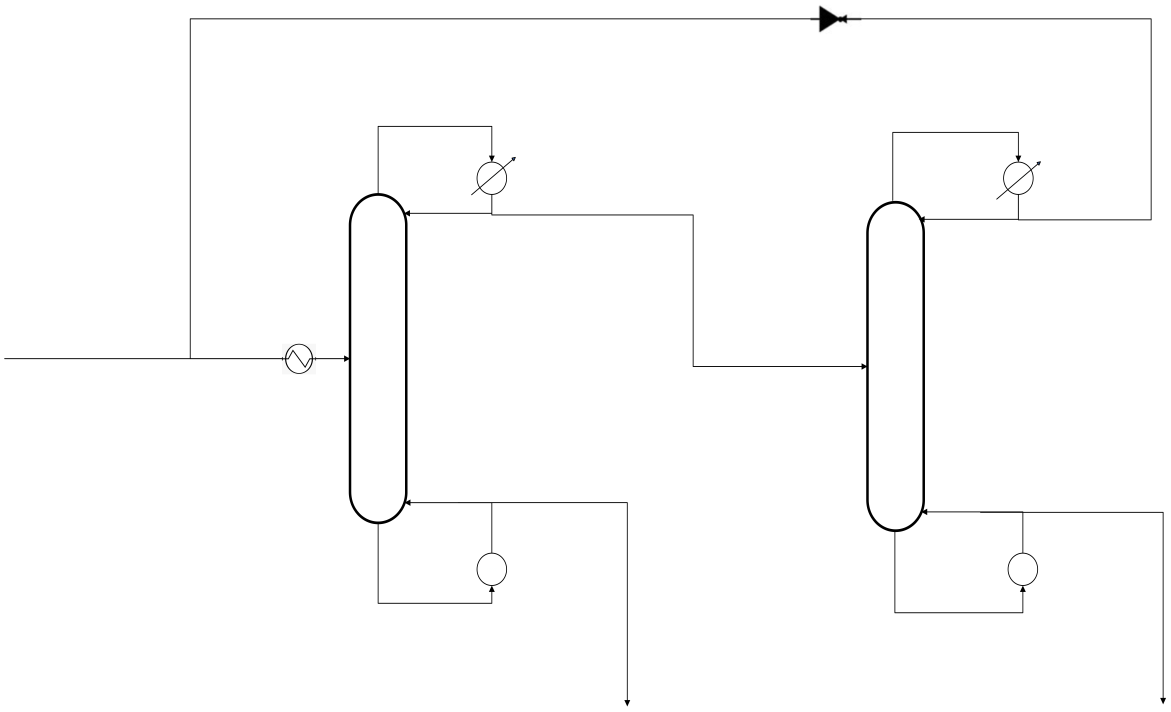
#> input picture img/ProcessDiagram.png, 8192 x 4978 px (shown at 1/7 size)
$ python main.py
#> lines starting #> are read from the running program, lines starting #| are printed output that depends on the picture
### NumericalMethods/NumericalMetods.py
from typing import List
import numpy as np
import matplotlib.pyplot as plt

class NumericalMethods:

    @staticmethod
    def getPolynomialIntercept(p1 : List[float], p2 : List[float]):# -> tuple(float,float):

        if(len(p2)<len(p1)):
            poly = p1
            add = p2
        else:
            poly = p2
            add = p1

        add, poly = add[::-1], poly[::-1]
        for i in range(len(add)):
            poly[i] -= add[i]

        poly = poly[::-1]

        r = np.roots(poly)
        realRoots = r.real[abs(r.imag)<1e-3]
        for i in realRoots:
            if(0.01 < i and i < 0.99):
                return i, np.polyval(p1, i)
        raise Exception(f"No Valid Intersection Between Polynomials {p1} and {p2}")

    # [15 lines left out: function staircaseDataAzeotrope, not called in this run]

    @staticmethod
    def staircaseData1atm(q, zf, R, VLELine : List[float], xd, xb, iterations):# -> tuple(int,List[List[float]],List[List[float]]):
        if(iterations>5):
            raise Exception("Non Convering 1atm Column Parameters")
        qLine = NumericalMethods.qLinePolynomial(q, zf)
        oLine = NumericalMethods.operatingLinePolynomial(R, xd)
        if(qLine == None or oLine == None):
            raise Exception("Invalide qLine or oLine")
        sLine = NumericalMethods.strippingLinePolynomial(qLine, oLine, xb)
        if(sLine == None):
            raise Exception("Invalid sLine based on qLine and oLine")
        xi, yi = NumericalMethods.getPolynomialIntercept(sLine, oLine)
        if(yi > np.polyval(VLELine, xi)):
            raise Exception("1atm Pinch Point Above VLE Line")
        data : List[List[float]]= []
        x, y = xb, xb
        steps = 0
        while(x < xd):
            data.append([x,y])
            y = np.polyval(VLELine,x)
            data.append([x,y])
            if(y>=yi): #in operating section now
                x,y = NumericalMethods.getPolynomialIntercept([y],oLine)
            else: #in stripping
                x,y = NumericalMethods.getPolynomialIntercept([y], sLine)
            steps +=1

        data.append([y,y])

        if(data[-1][1] > xd+0.02):
            # print("is " + str(data[-1][1]) + " but should be " + str(xd))
            return NumericalMethods.staircaseData1atm(q, zf, R, VLELine, 0.5 * (xd + data[-1][1]), xb, iterations + 1)
        elif(data[-1][1] < xd-0.02):
            # print("is " + str(data[-1][1]) + "but should be " + str(xd))
            return NumericalMethods.staircaseData1atm(q, zf, R, VLELine, 0.5 * (xd + data[-1][1]), xb, iterations+1)
        else:
            # print("is " + str(data[-1][1]) + " but should be " + str(xd) + " : Done")
            lines = [qLine, oLine, sLine]
            if(data[-1][0] > xd+0.01):
                data.pop()
                data.pop()
            return steps, data, lines
    @staticmethod
    def staircaseData10atm(q, zf, R, VLELine, xd, xb, iterations):
        if(iterations>5):
            raise Exception("Non Convering 10atm Column Parameters")
        qLine = NumericalMethods.qLinePolynomial(q, zf)
        oLine = NumericalMethods.operatingLinePolynomial(R, xd)
        if(qLine == None or oLine == None):
            raise Exception("Invalide qLine or oLine")
        sLine = NumericalMethods.strippingLinePolynomial(qLine, oLine, xb)
        if(sLine == None):
            raise Exception("Invalid sLine based on qLine and oLine")
        xi, yi = NumericalMethods.getPolynomialIntercept(sLine, oLine)
        if(yi < np.polyval(VLELine, yi)):
            raise Exception("10atm Pinch Point Below VLE Line")
        data : List[List[float]] = []
        x, y = xb, xb
        steps = 0
        while(x > xd):
            data.append([x,y])
            y = np.polyval(VLELine,x)
            data.append([x,y])
            if(y<=yi): #in operating section now
                x,y = NumericalMethods.getPolynomialIntercept([y],oLine)
            else: #in stripping
                x,y = NumericalMethods.getPolynomialIntercept([y], sLine)
            steps +=1

        data.append([y,y])

        if(data[-1][1] > xd+0.02):
            # print("is " + str(data[-1][1]) + " but should be " + str(xd))
            return NumericalMethods.staircaseData10atm(q, zf, R, VLELine, 0.5 * (xd + data[-1][1]), xb, iterations+1)
        elif(data[-1][1] < xd-0.02):
            # print("is " + str(data[-1][1]) + "but should be " + str(xd))
            return NumericalMethods.staircaseData10atm(q, zf, R, VLELine, 0.5 * (xd + data[-1][1]), xb, iterations+1)
        else:
            # print("is " + str(data[-1][1]) + " but should be " + str(xd) + " : Done")
            lines = [qLine, oLine, sLine]

            return steps, data, lines

    def qLinePolynomial(q, zf) -> List[float]:
        if q == 1:
            q=0.999
        return [(q)/(q-1),(-zf)/(q-1)]

    def operatingLinePolynomial(refluxRatio, xd) -> List[float]:
        return [(refluxRatio)/(refluxRatio+1),(xd)/(refluxRatio+1)]

    def strippingLinePolynomial(qLine : List[float], oLine : List[float], xb) -> List[float]:
        x1, y1 = xb, xb
        x2, y2 = NumericalMethods.getPolynomialIntercept(qLine, oLine)
        if(x2==None or y2 ==None):
            raise Exception("No Valid Intersection Bewteen the qLine and Operating Line")
        m = (y2-y1)/(x2-x1)
        b = xb - (m*xb)
        return [m,b]

    # [5 lines left out: function isValidIntersection, not called in this run]

### main.py
import numpy as np
import matplotlib.pyplot as plt
from util.NumericalMetods import NumericalMethods
from util.ReactorConstants import ReactorConstants
from PIL import Image
import time

if(__name__ == '__main__'):
    ##########################################
    ##               Step Zero              ##
    ##########################################

    #Recycle Feed Rate + Composition Initial Conditions
    start_time = time.time()
    converged = False
    RecycleFeed = 0
    Recycle_zTHF = 0.3
    Recycle_zMEOH = 0.7

    #VLE Data & Other Constants
    AzeotropeLine = ReactorConstants.azeotrope
    oatm_VLE = ReactorConstants.VLE_1atm
    tatm_VLE = ReactorConstants.VLE_10atm
    oatm_xT = ReactorConstants.xT_1atm
    tatm_xT = ReactorConstants.xT_10atm
    oatm_xb = ReactorConstants.xb_col1
    tatm_xb = ReactorConstants.xb_col2
    Feed = ReactorConstants.feedRate
    Feed_zTHF = ReactorConstants.zf
    Feed_zMEOH = 1 - ReactorConstants.zf
    oatm_Reflux = ReactorConstants.refluxRatio_col1
    THF_VapHeat = ReactorConstants.THF_VapHeat
    MEOH_VapHeat = ReactorConstants.MEOH_VapHeat
    oatm_xd = 0.454 #temp, upper bound on first col
    tatm_xd = 0.295 #temp, lower bound on second col
    Feed_Temperature = ReactorConstants.Feed_Temperature
    THF_CPLiq = ReactorConstants.THF_CPLiq
    MEOH_CPLiq = ReactorConstants.MEOH_CPLiq
    Water_HeatCapacity = ReactorConstants.Water_HeatCapacity
    Water_Temperature = ReactorConstants.Water_Temperature
    oatm_Reflux = 1.35
    tatm_Reflux = 1.32


    FeedArr = [0]
    while(True):
        ##########################################
        ##               Step One               ##
        ##########################################
        if(len(FeedArr)>15):
            raise Exception("Non Converging Distilation Column Parameters")
        oatm_zTHF = ((Feed * Feed_zTHF) + (RecycleFeed * Recycle_zTHF)) / (Feed + RecycleFeed) #composition of THF going into first col
        oatm_zMEOH = ((Feed * Feed_zMEOH) + (RecycleFeed * Recycle_zMEOH)) / (Feed + RecycleFeed) #composition of MEOH going into first col


        RecycleCP = (Recycle_zTHF*THF_CPLiq)+(Recycle_zMEOH*MEOH_CPLiq)
        FeedCP = (Feed_zTHF*THF_CPLiq)+(Feed_zMEOH*MEOH_CPLiq)
        oatm_CP = (oatm_zTHF*THF_CPLiq)+(oatm_zMEOH*MEOH_CPLiq)
        Recycle_Temperature = np.polyval(tatm_xT, Recycle_zTHF)
        oatm_PreTemperature = ((Feed * FeedCP * Feed_Temperature)+(RecycleFeed * RecycleCP * Recycle_Temperature))/((Feed * FeedCP)+(RecycleFeed * RecycleCP))
        oatm_WantedTemperature = np.polyval(oatm_xT, oatm_zTHF)
        oatm_TempertureDifference = oatm_PreTemperature - oatm_WantedTemperature
        oatm_EntryDuty = oatm_TempertureDifference * oatm_CP * (Feed + RecycleFeed) * 0.0002777778
        Water_Flow = ((Feed + RecycleFeed)*(oatm_CP)*(oatm_PreTemperature-oatm_WantedTemperature))/((Water_HeatCapacity)*(oatm_WantedTemperature-Water_Temperature)) * 18.02 #L/h


        ##########################################
        ##               Step Two               ##
        ##########################################
        oatm_q=1
        oatm_steps, oatm_data, oatm_lines = NumericalMethods.staircaseData1atm(oatm_q, oatm_zTHF, oatm_Reflux, oatm_VLE, oatm_xd, oatm_xb, 0)
        oatm_qLine, oatm_oLine, oatm_sLine = oatm_lines
        oatm_xPinch, oatm_yPinch = NumericalMethods.getPolynomialIntercept(oatm_qLine, oatm_oLine)


        oatm_bComposition = [oatm_data[0][0], 1 - oatm_data[0][0]] #zTHF, zMEOH
        oatm_dComposition = [oatm_data[-1][0], 1 - oatm_data[-1][0]] #zTHF, zMEOH

        varM1 = [[1,1],[oatm_dComposition[0], oatm_bComposition[0]]] #variable Matrix
        ansM1 = [[Feed + RecycleFeed],[(Feed + RecycleFeed) * oatm_zTHF]] #answer Matrix
        oatm_dFeed, oatm_bFeed = np.linalg.solve(varM1, ansM1) #feed rate of top & bottom
        oatm_dFeed = oatm_dFeed[0]
        oatm_bFeed = oatm_bFeed[0]

        oatm_dTemperature = np.polyval(oatm_xT, oatm_dComposition[0])
        oatm_Boilup = -oatm_bComposition[0]/oatm_sLine[1]
        oatm_L = oatm_dFeed * oatm_Reflux
        oatm_VBar = oatm_bFeed * oatm_Boilup
        oatm_VapHeatCondenser = (oatm_dComposition[0]*THF_VapHeat)+(oatm_dComposition[1]*MEOH_VapHeat)
        oatm_VapHeatEvaporator = (oatm_bComposition[0]*THF_VapHeat)+(oatm_bComposition[1]*MEOH_VapHeat)
        oatm_Condenser = oatm_L * oatm_VapHeatCondenser * 0.0002777778 #convertion of kJ/kmol to kJ/second (aka kW)
        oatm_Evaporator = oatm_VBar * oatm_VapHeatEvaporator * 0.0002777778

        ##########################################
        ##               Step Three             ##
        ##########################################
        tatm_zTHF, tatm_zMEOH = oatm_dComposition
        tatm_Temperature = np.polyval(oatm_xT, tatm_zTHF)
        tatm_q1Temperature = np.polyval(tatm_xT, tatm_zTHF)
        tatm_VapHeatEntry = oatm_VapHeatCondenser
        tatm_CpEntry = (tatm_zTHF*THF_CPLiq)+(tatm_zMEOH*MEOH_CPLiq)
        tatm_newq = (tatm_VapHeatEntry+(tatm_CpEntry*(tatm_q1Temperature-tatm_Temperature)))/(tatm_VapHeatEntry)
        tatm_q = tatm_newq

        tatm_steps, tatm_data, tatm_lines = NumericalMethods.staircaseData10atm(tatm_q, tatm_zTHF, tatm_Reflux, tatm_VLE, tatm_xd, tatm_xb, 0)
        tatm_qLine, tatm_oLine, tatm_sLine = tatm_lines
        tatm_xPinch, tatm_yPinch = NumericalMethods.getPolynomialIntercept(tatm_qLine, tatm_oLine)

        tatm_bComposition = [tatm_data[0][0], 1 - tatm_data[0][0]] #zTHF, zMEOH
        tatm_dComposition = [tatm_data[-1][0], 1 - tatm_data[-1][0]] #zTHF, zMEOH

        varM10 = [[1,1],[tatm_dComposition[0], tatm_bComposition[0]]] #variable Matrix
        ansM10 = [[oatm_dFeed],[oatm_dFeed * tatm_zTHF]] #answer Matrix

        tatm_dFeed, tatm_bFeed = np.linalg.solve(varM10, ansM10) #feed rate of top & bottom, distilled = recycle
        tatm_dFeed = tatm_dFeed[0]
        tatm_bFeed = tatm_bFeed[0]
        tatm_Boilup = -tatm_bComposition[0]/tatm_sLine[1]
        tatm_L = tatm_dFeed * tatm_Reflux
        tatm_VBar = tatm_bFeed * tatm_Boilup
        tatm_VapHeatCondenser = (tatm_dComposition[0]*THF_VapHeat)+(tatm_dComposition[1]*MEOH_VapHeat)
        tatm_VapHeatEvaporator = (tatm_bComposition[0]*THF_VapHeat)+(tatm_bComposition[1]*MEOH_VapHeat)
        tatm_Condenser = tatm_L * tatm_VapHeatCondenser * 0.0002777778 #convertion of kJ/kmol to kJ/second (aka kW)
        tatm_Evaporator = tatm_VBar * tatm_VapHeatEvaporator * 0.0002777778


        ##########################################
        ##               Step Four              ##
        ##########################################

        if(tatm_dFeed - RecycleFeed < 0.5 and tatm_dFeed - RecycleFeed > -0.5):
            converged = True
            RecycleFeed = tatm_dFeed
            FeedArr.append(RecycleFeed)
            break
        else:
            RecycleFeed = tatm_dFeed
            FeedArr.append(RecycleFeed)
            Recycle_zTHF, Recycle_zMEOH = tatm_dComposition
    end_time = time.time()


    ##########################################sa
    ##               Step Five              ##
    ##########################################
    fig, ax = plt.subplots(1,2,figsize=(16.5, 13))
    fig.subplots_adjust(bottom=0.3)

    xvals_1atm = np.linspace(0,1) #az_1atm
    ax[0].set_title('1atm Column')
    ax[0].plot(xvals_1atm, np.polyval(AzeotropeLine, xvals_1atm), label='Azeotrope Line') #y=x line
    ax[0].plot(xvals_1atm,np.polyval(oatm_VLE, xvals_1atm), label='VLE Line') #VLE line
    ax[0].plot([oatm_zTHF, oatm_xPinch],[oatm_zTHF, oatm_yPinch], label='q Line') #qline
    ax[0].plot([oatm_xd, oatm_xPinch],[oatm_xd, oatm_yPinch], label='Operating Line') #operatingLine
    ax[0].plot([oatm_xb, oatm_xPinch],[oatm_xb, oatm_yPinch], label='Stripping Line') #strippingLine
    ax[0].legend()
    i=0
    while(i<len(oatm_data)-1):
        ax[0].plot([oatm_data[i][0], oatm_data[i+1][0]],[oatm_data[i][1],oatm_data[i+1][1]],linestyle='dashed', c='black')
        i+=1


    xvals_10atm = np.linspace(0, 1) #az_10atm
    ax[1].set_title('10atm Column')
    ax[1].plot(xvals_10atm, np.polyval(AzeotropeLine, xvals_10atm), label='Azeotrope Line') #y=x line
    ax[1].plot(xvals_10atm,np.polyval(tatm_VLE, xvals_10atm), label='VLE Line') #VLE line
    ax[1].plot([tatm_zTHF, tatm_xPinch],[tatm_zTHF, tatm_yPinch], label='q Line') #qline
    ax[1].plot([tatm_xd, tatm_xPinch],[tatm_xd, tatm_yPinch], label='Operating Line') #operatingLine
    ax[1].plot([tatm_xb, tatm_xPinch],[tatm_xb, tatm_yPinch], label='Stripping Line') #strippingLine
    ax[1].legend()
    i=0
    while(i<len(tatm_data)-1):
        ax[1].plot([tatm_data[i][0], tatm_data[i+1][0]],[tatm_data[i][1],tatm_data[i+1][1]],linestyle='dashed', c='black')
        i+=1

    plt.figtext(0.13, 0.22, "Distillate", fontsize='x-large', fontweight='bold')
    plt.figtext(0.13, 0.19, "Flow = " + str(oatm_dFeed)[0:5] +"[kmol/h]")
    plt.figtext(0.13, 0.16, "zTHF = " + str(oatm_dComposition[0])[0:6] + "[molTHF/mol]")
    plt.figtext(0.13, 0.13, "zMEOH = " + str(1-oatm_dComposition[0])[0:6] + "[molMEOH/mol]")
    plt.figtext(0.13, 0.10, "Reflux Ratio = " + str(oatm_Reflux))
    plt.figtext(0.13, 0.07, "Condenser Duties =" + str(oatm_Condenser)[:str(oatm_Condenser).index('.')]+"[kW]")

    plt.figtext(0.3, 0.22, "Bottoms", fontsize='x-large', fontweight='bold')
    plt.figtext(0.3, 0.19, "Flow = " + str(oatm_bFeed)[0:5] +"[kmol/h]")
    plt.figtext(0.3, 0.16, "zTHF = " + str(oatm_bComposition[0])[0:6] + "[molTHF/mol]")
    plt.figtext(0.3, 0.13, "zMEOH = " + str(1-oatm_bComposition[0])[0:6] + "[molMEOH/mol]")
    plt.figtext(0.3, 0.10, "Boilup Ratio = " + str(oatm_Boilup)[0:4])
    plt.figtext(0.3, 0.07, "Evaporator Duties ="+ str(oatm_Evaporator)[:str(oatm_Evaporator).index('.')] +"[kW]")

    plt.figtext(0.55, 0.22, "Recycle", fontsize='x-large', fontweight='bold')
    plt.figtext(0.55, 0.19, "Flow = " + str(tatm_dFeed)[0:5] +"[kmol/h]")
    plt.figtext(0.55, 0.16, "zTHF = " + str(tatm_dComposition[0])[0:6] + "[molTHF/mol]")
    plt.figtext(0.55, 0.13, "zMEOH = " + str(1-tatm_dComposition[0])[0:6] + "[molMEOH/mol]")
    plt.figtext(0.55, 0.10, "Reflux Ratio = " + str(tatm_Reflux))
    plt.figtext(0.55, 0.07, "Condenser Duties = "+ str(tatm_Condenser)[:str(tatm_Condenser).index('.')]+"[kW]")

    plt.figtext(0.72, 0.22, "Bottoms", fontsize='x-large', fontweight='bold')
    plt.figtext(0.72, 0.19, f"Flow = " + str(tatm_bFeed)[0:5] +"[kmol/h]")
    plt.figtext(0.72, 0.16, f"zTHF = " + str(tatm_bComposition[0])[0:6] + "[molTHF/mol]")
    plt.figtext(0.72, 0.13, f"zMEOH = " + str(1-tatm_bComposition[0])[0:6] + "[molMEOH/mol]")
    plt.figtext(0.72, 0.10, "Boilup Ratio = " + str(tatm_Boilup)[0:4])
    plt.figtext(0.72, 0.07, "Evaporator Duties = " + str(tatm_Evaporator)[:str(tatm_Evaporator).index('.')] +"[kW]")

    img = np.array(Image.open('img/ProcessDiagram.png'))
    fig2, ax2 = plt.subplots(1,1,figsize=(16.5, 13))
    fig2.subplots_adjust(right=0.8)
    ax2.axis('off')
    #inlet
    plt.figtext(0.07, 0.52, str(Feed) + " [kmol/h]", fontsize = 'small')
    plt.figtext(0.07, 0.49, str(Feed_zTHF) + " [molTHF/mol]", fontsize = 'small')
    plt.figtext(0.07, 0.46, str(Feed_zMEOH) + " [molMEOH/mol]", fontsize = 'small')

    #col1 bottoms
    plt.figtext(0.46, 0.1, str(oatm_bFeed)[0:5] +"[kmol/h]", fontsize = 'small')
    plt.figtext(0.46, 0.07, str(oatm_bComposition[0])[0:6] + "[molTHF/mol]", fontsize = 'small')
    plt.figtext(0.46, 0.04, str(1-oatm_bComposition[0])[0:6] + "[molMEOH/mol]", fontsize = 'small')

    #col1 distills
    plt.figtext(0.53, 0.46, str(oatm_dFeed)[0:5] +"[kmol/h]", fontsize = 'small')
    plt.figtext(0.53, 0.43, str(oatm_dComposition[0])[0:6] + "[molTHF/mol]", fontsize = 'small')
    plt.figtext(0.53, 0.40, str(1-oatm_dComposition[0])[0:6] + "[molMEOH/mol]", fontsize = 'small')

    #col2 bottoms
    plt.figtext(0.75, 0.1, str(tatm_bFeed)[0:5] +"[kmol/h]", fontsize = 'small')
    plt.figtext(0.75, 0.07, str(tatm_bComposition[0])[0:6] + "[molTHF/mol]", fontsize = 'small')
    plt.figtext(0.75, 0.04, str(1-tatm_bComposition[0])[0:6] + "[molMEOH/mol]", fontsize = 'small')

    #col2 distils
    plt.figtext(0.78, 0.73, str(tatm_dFeed)[0:5] +" [kmol/h]", fontsize = 'small')
    plt.figtext(0.78, 0.7, str(tatm_dComposition[0])[0:6] + " [molTHF/mol]", fontsize = 'small')
    plt.figtext(0.78, 0.67, str(1-tatm_dComposition[0])[0:6] + " [molMEOH/mol]", fontsize = 'small')

    #mixing point
    plt.figtext(0.25, 0.47,str(Feed + RecycleFeed)[0:5] +" [kmol/h]", fontsize = 'small')
    plt.figtext(0.25, 0.44,str(oatm_zTHF)[0:6] + " [molTHF/mol]", fontsize = 'small')
    plt.figtext(0.25, 0.41,str(1-oatm_zTHF)[0:6] + " [molMEOH/mol]", fontsize = 'small')

    #condenser and evaporots
    plt.figtext(0.423, 0.265, str(oatm_Evaporator)[:str(oatm_Evaporator).index('.')] +" [kW]", fontsize = 'small') #col1eva
    plt.figtext(0.423, 0.695, str(oatm_Condenser)[:str(oatm_Condenser).index('.')] +" [kW]", fontsize = 'small') #col1cond
    plt.figtext(0.72, 0.265, str(tatm_Evaporator)[:str(tatm_Evaporator).index('.')] +" [kW]", fontsize = 'small') #col2eva
    plt.figtext(0.72, 0.695, str(tatm_Condenser)[:str(tatm_Condenser).index('.')] +" [kW]", fontsize = 'small') #col2con
    plt.figtext(0.29, 0.52, str(oatm_EntryDuty)[:str(oatm_EntryDuty).index('.')] +" [kW]", fontsize = 'small') #HeatExchanger Duty
    plt.figtext(0.28, 0.55, str(Water_Flow)[:str(Water_Flow).index('.')] +" [Lwater/h]", fontsize = 'small') #HeatExchanger Duty

    imgplot = plt.imshow(img)

    fig3, ax3 = plt.subplots(1,1, figsize=(16.5, 13))
    FeedArr = [i/max(FeedArr) for i in FeedArr]
    ax3.plot(range(1,len(FeedArr)+1), FeedArr)
    ax3.set_title("Final Recycle Flow Rate Ratio with Respect to Iteration Number")
    ax3.set_xlabel("Iteration [#]")
    ax3.set_ylabel("Ratio of Final Flow []")
    plt.figtext(0.13, 0.86, "Runtime = " + str((end_time-start_time)*1000)[:5] +"[ms]", fontsize = 'medium')

    plt.show()
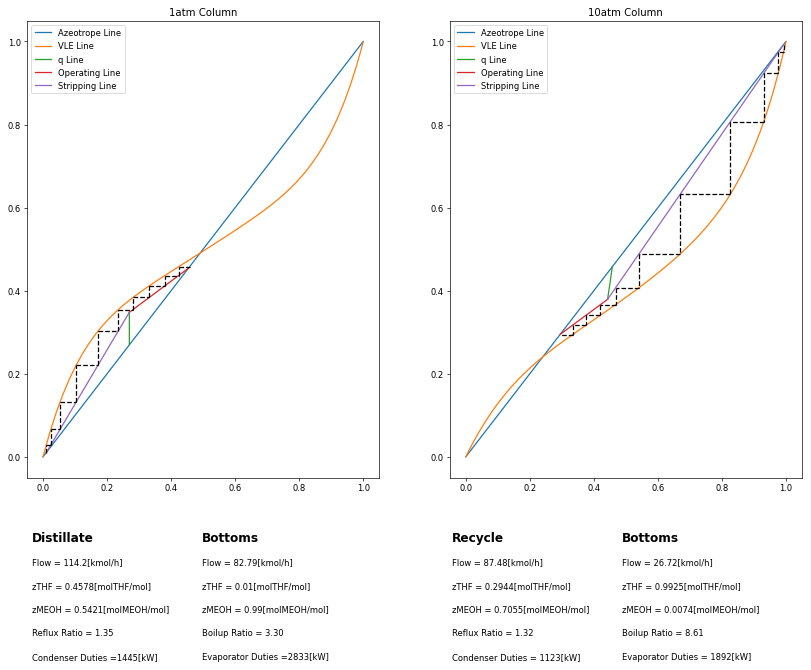
#> figure drawn by matplotlib, 2 panels; panel 1: curve peaks at x = 1, y = 1; panel 1: curve peaks at x = 1, y = 0.999; panel 2: curve peaks at x = 1, y = 1; panel 2: curve peaks at x = 1, y = 0.999
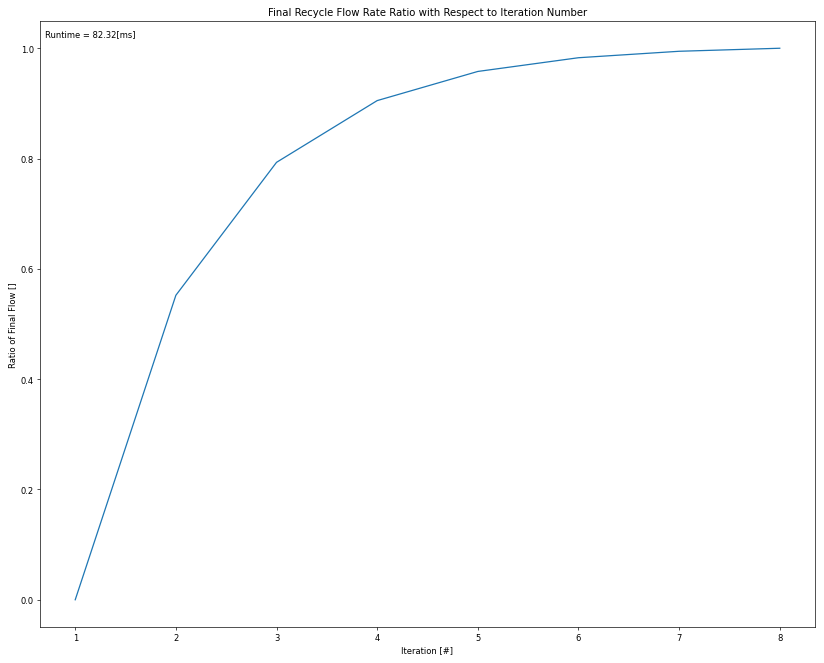
#> figure drawn by matplotlib, 1 panel
